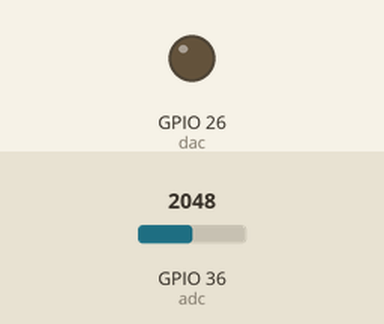
A program run on a simulated ESP32 board running MicroPython. Parts: output pins drawn as LEDs (lit = HIGH). Inputs (shaded band) come from the test bench; at power-on: GPIO 36 (adc) = 2048 (analog values on the 0–4095 scale). Files the program writes start out absent; what the program prints to the serial console is not drawn. At 25.7 s the program stops and its outputs stay as they are.

Above: at 25.7 s.
Timing chart, 0 to 27.2 s (numbered marks = the images above):
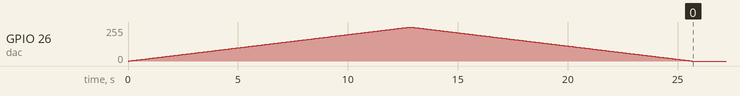

Measured:
- by itself, GPIO 26 (dac): rises from 0/255 to 255/255 in 12.8 s, then falls to 0/255 in 12.8 s

The program:

dacAndADC.py
```python
'''
    Send the value 0..256 to the DAC and read the analogue value
    back on the ADC
    Copyright (c) U. Raich 2020
    This program is part of the course on IoT at
    the University of Cape Coast, Ghana
'''
from machine import Pin, ADC, DAC
from time import sleep_ms

adc = ADC(Pin(36))  # create ADC object on ADC pin
adc.atten(ADC.ATTN_11DB)
dac = DAC(Pin(26))

file= open("linearity.dat","w")
print("Send values from 0 ..255 to DAC and read the signal level back on the ADC")
print("The ADC values are saved in the file 'linearity.dat'")
for i in range(256):
    # send the value to the DAC and wait for 50 ms to stabilize
    # then read back the signal level on the DAC
    dac.write(i)
    sleep_ms(50)
    file.write("{:d}\n".format(adc.read()))
for i in range(255):
    dac.write(254-i)
    sleep_ms(50)
    file.write("{:d}\n".format(adc.read()))
file.close()
```
